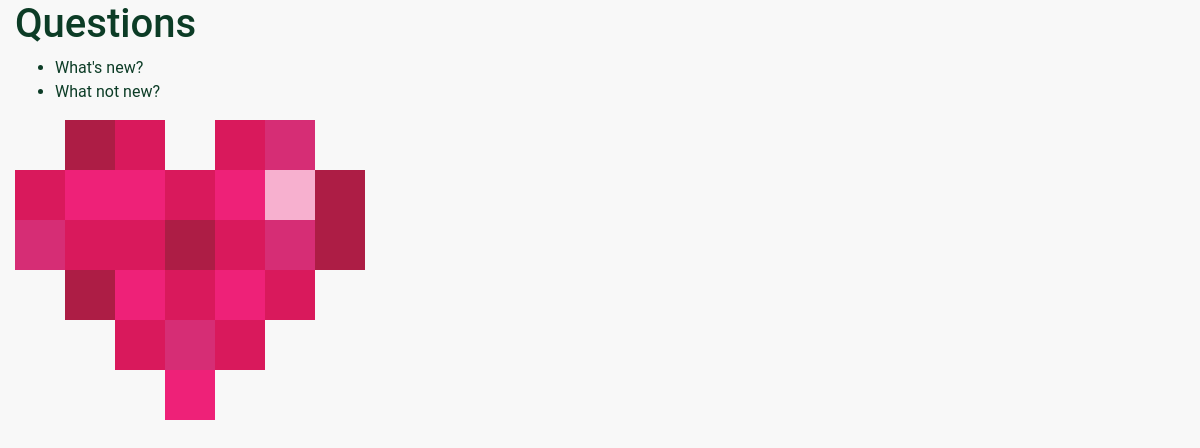
/polls/, run on an earlier commit of the app's database.
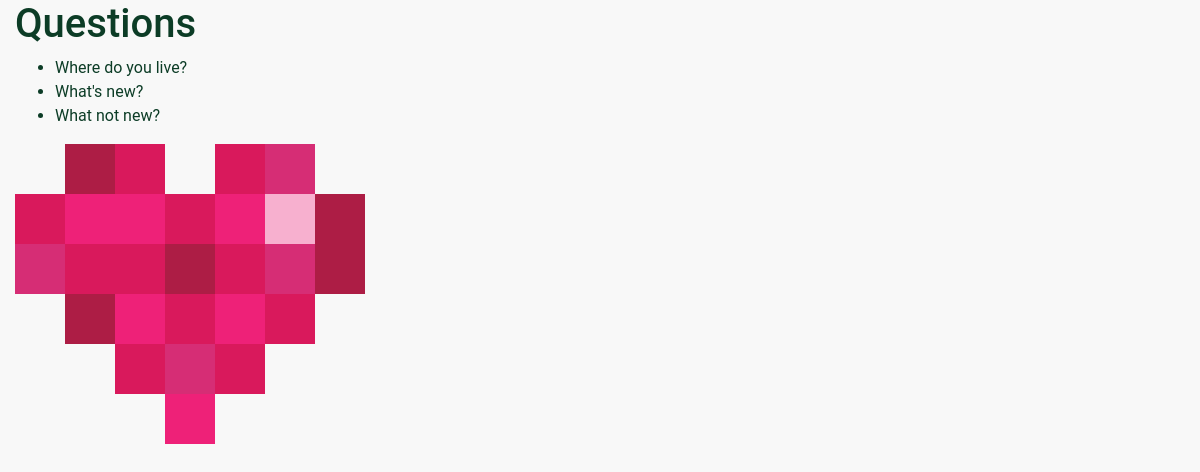
And on a later commit of the database.
### polls/models.py (models this page shows, shortened)
class Question(models.Model):
    question_text = models.CharField(max_length=200)
    pub_date = models.DateTimeField('date published')

### polls/views.py (the view)
# urls.py: path('', views.IndexView.as_view(), name='index'),
class IndexView(generic.ListView):
    template_name = 'polls/index.html'
    context_object_name = 'latest_question_list'
    def get_queryset(self):
        return Question.objects.filter(
            pub_date__lte=timezone.now()
        ).order_by('-pub_date')[:5]

### polls/templates/polls/index.html (shortened to what this page needs)
{% load static %}
<link rel="stylesheet" type="text/css" href="{% static 'polls/style.css' %}">
<link rel="stylesheet" href="https://cdn.jsdelivr.net/npm/bootstrap@4.6.0/dist/css/bootstrap.min.css">
<div class="container-fluid">
    <h1>Questions</h1>
    {% if latest_question_list %}
        <ul>
        {% for question in latest_question_list %}
            <li><a href="{% url 'polls:detail' question.id %}">{{ question.question_text }}</a></li>
        {% endfor %}
        </ul>
    {% else %}
        <p>No polls are available.</p>
    {% endif %}
    <img src="{% static 'polls/images/fundraising-heart.svg' %}"/>
</div>

What changed in the data, as far as the page shows it:
added Question: question_text "Where do you live?"
